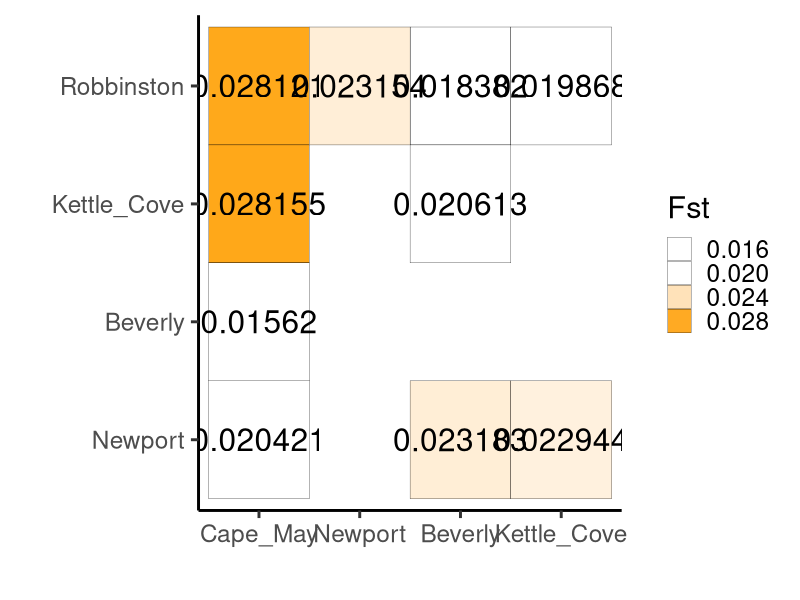

R code for this plot: (Note: this script raises an error after producing the figure.)
# making fst correlation plot

library(tidyverse)
library(corrplot)

data = read.csv("fst_cleaned.csv") %>%
  mutate(Y = factor(Y, levels = c("Cape_May", "Newport", "Beverly", "Kettle_Cove", "Robbinston"))) %>%
  mutate(X = factor(X, levels = c("Cape_May", "Newport", "Beverly", "Kettle_Cove", "Robbinston")))

ggplot(data, aes(X, Y, fill= value)) + 
  geom_tile((aes(fill = value)), colour="black")+
  geom_text(aes(label = value),size=8 ) +
  theme_classic(base_size = 22)+
  scale_fill_gradient2(low = "white", high="orange", midpoint = 0.022) +
  guides(fill=guide_legend(title="Fst"))+
  xlab(label = "")+ ylab(label="")

corrplot(data, method = "circle", 
         type = "upper", 
         order="alphabet", #hierarchical clustering order of factors
         tl.col="black", tl.srt=45, #text label color and rotation
        # p.mat = time30dip_p.mat, sig.level = 0.05, insig = "blank" #combine with significance
         #title = "T30" #can add title, but adds it really high for some reason
) 
